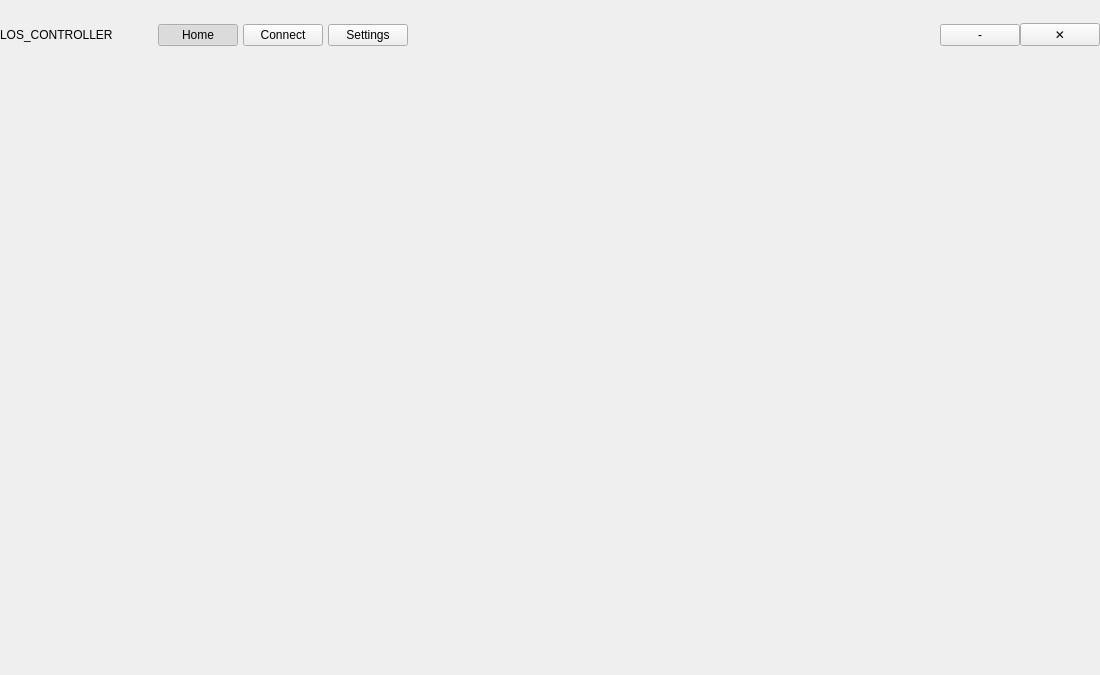
<?xml version="1.0" encoding="UTF-8"?>
<ui version="4.0">
 <class>MainWindow</class>
 <widget class="QWidget" name="MainWindow">
  <property name="geometry">
   <rect>
    <x>0</x>
    <y>0</y>
    <width>1100</width>
    <height>675</height>
   </rect>
  </property>
  <layout class="QVBoxLayout" name="verticalLayout">
   <property name="spacing">
    <number>0</number>
   </property>
   <property name="leftMargin">
    <number>0</number>
   </property>
   <property name="topMargin">
    <number>0</number>
   </property>
   <property name="rightMargin">
    <number>0</number>
   </property>
   <property name="bottomMargin">
    <number>0</number>
   </property>
   <item>
    <widget class="LosComponent::TopWidget" name="widgetTop" native="true">
     <property name="minimumSize">
      <size>
       <width>0</width>
       <height>70</height>
      </size>
     </property>
     <property name="maximumSize">
      <size>
       <width>16777215</width>
       <height>70</height>
      </size>
     </property>
     <layout class="QHBoxLayout" name="horizontalLayoutTop">
      <property name="spacing">
       <number>0</number>
      </property>
      <property name="margin" stdset="0">
       <number>0</number>
      </property>
      <item>
       <widget class="QLabel" name="lblLogo">
        <property name="text">
         <string>LOS_CONTROLLER</string>
        </property>
       </widget>
      </item>
      <item>
       <layout class="QHBoxLayout" name="navLayout">
        <property name="spacing">
         <number>5</number>
        </property>
        <item>
         <widget class="QWidget" name="blankWidget" native="true">
          <property name="minimumSize">
           <size>
            <width>40</width>
            <height>0</height>
           </size>
          </property>
          <property name="maximumSize">
           <size>
            <width>40</width>
            <height>16777215</height>
           </size>
          </property>
         </widget>
        </item>
        <item>
         <widget class="QPushButton" name="btnNavHome">
          <property name="text">
           <string>Home</string>
          </property>
          <property name="checkable">
           <bool>true</bool>
          </property>
          <property name="checked">
           <bool>true</bool>
          </property>
          <property name="autoExclusive">
           <bool>true</bool>
          </property>
          <property name="class" stdset="0">
           <string>nav-item</string>
          </property>
         </widget>
        </item>
        <item>
         <widget class="QPushButton" name="btnNavConnect">
          <property name="text">
           <string>Connect</string>
          </property>
          <property name="checkable">
           <bool>true</bool>
          </property>
          <property name="autoExclusive">
           <bool>true</bool>
          </property>
          <property name="class" stdset="0">
           <string>nav-item</string>
          </property>
         </widget>
        </item>
        <item>
         <widget class="QPushButton" name="btnNavSettings">
          <property name="text">
           <string>Settings</string>
          </property>
          <property name="checkable">
           <bool>true</bool>
          </property>
          <property name="autoExclusive">
           <bool>true</bool>
          </property>
          <property name="class" stdset="0">
           <string>nav-item</string>
          </property>
         </widget>
        </item>
       </layout>
      </item>
      <item>
       <spacer name="spacerWindow">
        <property name="orientation">
         <enum>Qt::Orientation::Horizontal</enum>
        </property>
        <property name="sizeHint" stdset="0">
         <size>
          <width>0</width>
          <height>0</height>
         </size>
        </property>
       </spacer>
      </item>
      <item>
       <widget class="QWidget" name="widgetWindowControls" native="true">
        <layout class="QHBoxLayout" name="windowControlsLayout">
         <property name="spacing">
          <number>0</number>
         </property>
         <property name="margin" stdset="0">
          <number>0</number>
         </property>
         <item>
          <widget class="QPushButton" name="btnMin">
           <property name="text">
            <string>-</string>
           </property>
          </widget>
         </item>
         <item>
          <widget class="QPushButton" name="btnClose">
           <property name="text">
            <string>✕</string>
           </property>
          </widget>
         </item>
        </layout>
       </widget>
      </item>
     </layout>
    </widget>
   </item>
   <item>
    <widget class="QWidget" name="widgetBottom" native="true">
     <layout class="QHBoxLayout" name="horizontalLayoutBottom">
      <property name="spacing">
       <number>0</number>
      </property>
      <property name="margin" stdset="0">
       <number>0</number>
      </property>
      <item>
       <widget class="QStackedWidget" name="stackedWidget">
        <widget class="LosComponent::InitPage" name="initPage"/>
        <widget class="LosComponent::ConnectPage" name="connectPage"/>
        <widget class="LosComponent::SettingPage" name="settingPage"/>
       </widget>
      </item>
     </layout>
    </widget>
   </item>
  </layout>
 </widget>
 <customwidgets>
  <customwidget>
   <class>LosComponent::InitPage</class>
   <extends>QWidget</extends>
   <header>src/component/InitPage/InitPage.h</header>
   <container>1</container>
  </customwidget>
  <customwidget>
   <class>LosComponent::ConnectPage</class>
   <extends>QWidget</extends>
   <header>src/component/connectPage/connectPage.h</header>
   <container>1</container>
  </customwidget>
  <customwidget>
   <class>LosComponent::SettingPage</class>
   <extends>QWidget</extends>
   <header>src/component/SettingPage/SettingPage.h</header>
   <container>1</container>
  </customwidget>
  <customwidget>
   <class>LosComponent::TopWidget</class>
   <extends>QWidget</extends>
   <header>src/component/TopWidget/TopWidget.h</header>
   <container>1</container>
  </customwidget>
 </customwidgets>
 <resources/>
 <connections/>
</ui>
